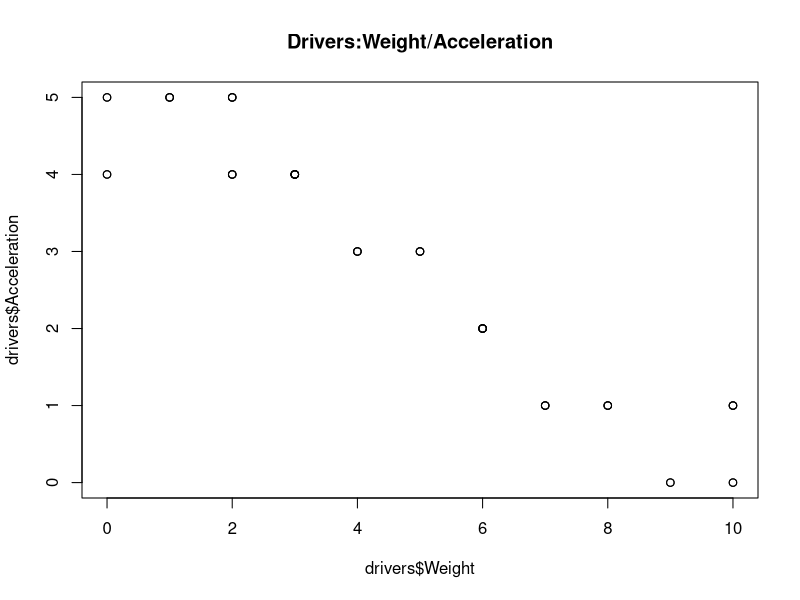

Here is the R script that generated this plot:
##Exercice 1, importer des données 
#Les fonctions getwd(),setwd, et read.csv

setwd(dir= "L:/BUT/SD/Promo 2023/ilunion/Programmation de la statistique/dataset" )#montre l'emplacement du fichier csv 
getwd()
bodies_karts=read.csv(file="bodies_karts.csv",header =TRUE,sep = ";",dec = "," )#lire le fichier csv 
drivers=read.csv(file="drivers.csv",header =TRUE,sep = ";",dec = "," )
gliders=read.csv(file="gliders.csv",header =TRUE,sep = "|",dec = "." )
tires=read.csv(file="tires.csv",header =TRUE,sep = "\t",dec = "," )
dim(bodies_karts)#affiche la dimension (ligne/colonne) du dataframe 
dim(drivers)
dim(gliders)
dim(tires)

##Exercice 2- statistique 
summary(bodies_karts)#	Produit un résumé statistique des données dans un objet
summary(drivers)
summary(gliders)
summary(tires)
plot(x=drivers$Weight,
     y=drivers$Acceleration,
     main="Drivers:Weight/Acceleration")
# le $ permet d'accéder à une colonne d'un dataframe  
#la commande plot permet elle de te tracer le nuage de point *
#Réponse à la question posé: 
#Il semble que les deux variables soient corrélées négativement
#Il y a autant de points mais ils sont superposés car certains drivers ont les mêmes statistiques

cor(x=drivers$Weight,
    y=drivers$Acceleration)
#calcul le coefficient de coorélation une variable par rapport à une autre 

#calcul de vérification avec la covarience et sa formuule en décomposant les calculs sinon il voit flou R 
#formule: cov(X,Y)/ecrat-type de X* ecart-type de Y
CovXY=cov(x=drivers$Weight,
          y=drivers$Acceleration)
sX=sd(drivers$Weight) #sd fonction qui calcule l'ecart-type 
sY=sd(drivers$Acceleration)
print(CovXY/(sX*sY))#résultat de la formule 

#calcul du coefficient de détermination 
coefcorr=cor(x=drivers$Weight,
             y=drivers$Acceleration)#déclaration de la variable qui calcule la coorrélation 
coefdeter=coefcorr^2 #calcul du coefficient de détermination; la coorrélation à la puissance 2
print(coefdeter)

matriceCor = cor(drivers[ , - 1])
matriceCor = round(matriceCor , 2)
#la fonction round arrondie les décimal et après la virgule on spécifie le nombre de chiffres qu'on veut après la virgule 
View(matriceCor)#la fonction view nous permet de voir la matrice qu'on a crée
#Toutes les variables semblent fortement corrélées entre elles.

#commande à executer qu'une seule fois
install.packages("corrplot")